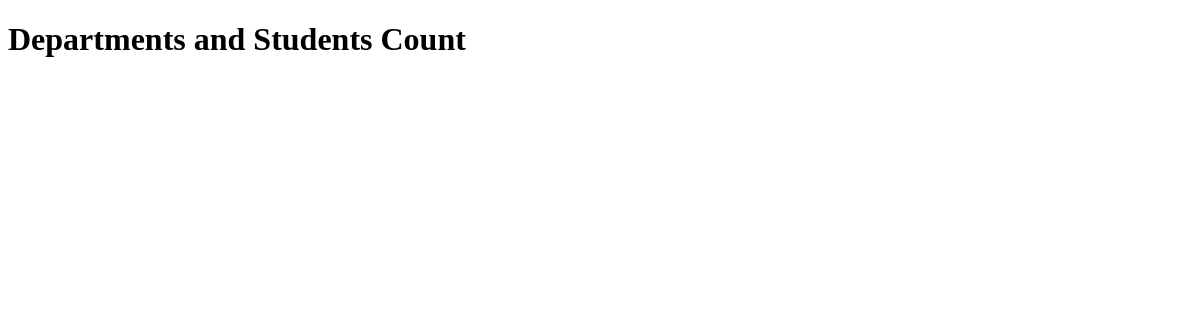
The page /books/lab9/task1/ on the database as committed earlier.
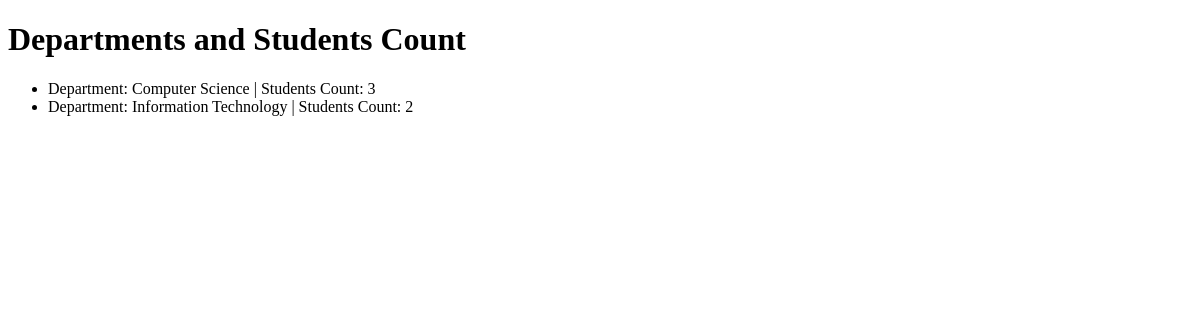
The same page on the database as committed later.
### apps/bookmodule/models.py (models this page shows, shortened)
class Department(models.Model):
    name = models.CharField(max_length=100)

### apps/bookmodule/views.py (the view)
# urls.py: path('lab9/task1/', views.lab9_task1, name='lab9_task1'),
def lab9_task1(request):
    departments = Department.objects.annotate(student_count=Count('student'))
    return render(request, 'bookmodule/lab9_task1.html', {'departments': departments})

### apps/templates/bookmodule/lab9_task1.html
<!DOCTYPE html>
<html>
<head><title>Task 1</title></head>
<body>
    <h1>Departments and Students Count</h1>
    <ul>
        {% for dept in departments %}
            <li>Department: {{ dept.name }} | Students Count: {{ dept.student_count }}</li>
        {% endfor %}
    </ul>
</body>
</html>

Rows that differ between the two databases and show on the page:
added Department: name "Computer Science", student_count "3"
added Department: name "Information Technology", student_count "2"
